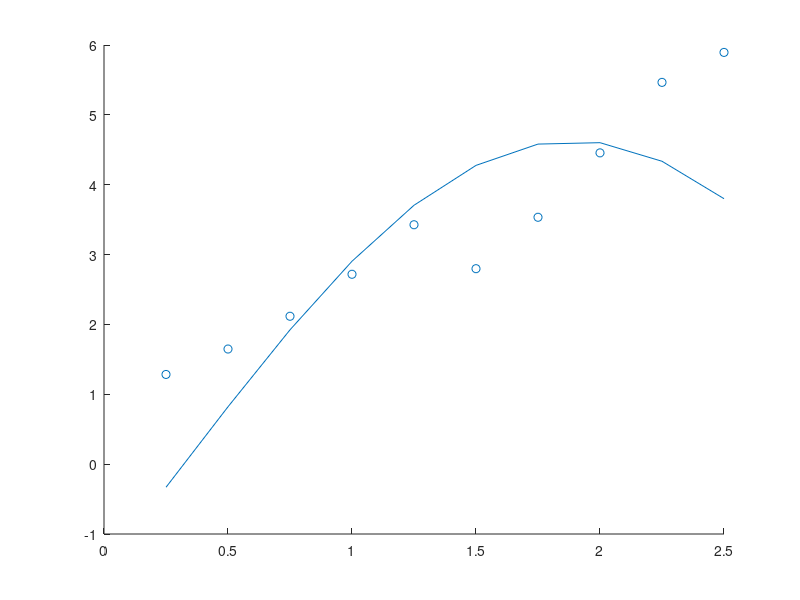

Write MATLAB code to recreate this figure.
% HW3 
% 
% 2018.10.22
x = 0.25:0.25:2.5;  % xdata
y = [1.284, 1.648, 2.117, 2.718, 3.427, 2.798, 3.534, 4.456, 5.465, 5.894]; % ydata
% solve Ax=b
A = [sum(sin(x).^2),sum(sin(x).*cos(x));sum(cos(x).*sin(x)),sum(cos(x).^2)];
b = [sum(y.*sin(x));sum(y.*cos(x))];
X = inv(A)*b;
% draw img
scatter(x,y);
hold on;
res = X(1)*sin(x)+X(2)*cos(x);
plot(x,res);
% res
fprintf('a=%.15f, b=%.15f, error = %.15f\n', X(1), X(2), sum((y-res).^2));
